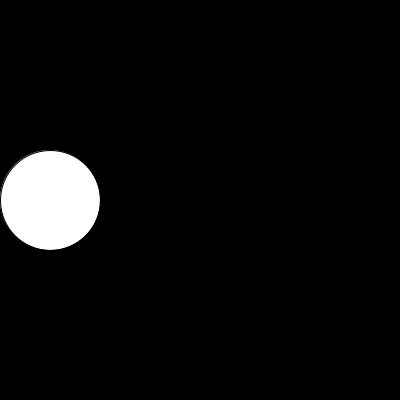
Frame 1 (no input)
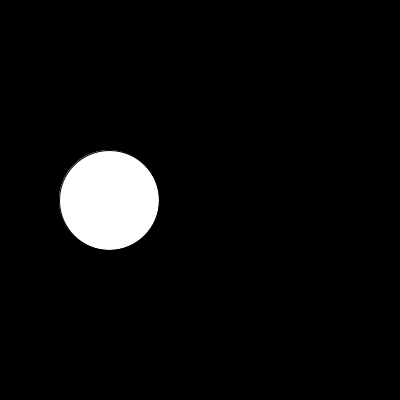
Frame 60 (the mouse pressed at the canvas centre just before this capture)
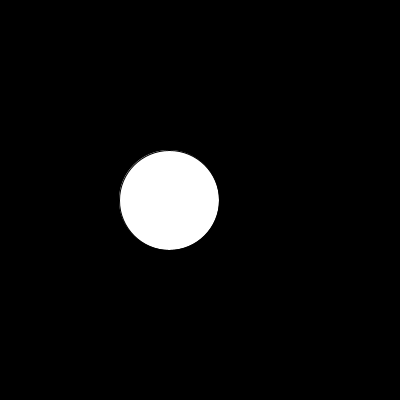
Frame 120 (the mouse held since frame 60 and released just before this capture)

The Processing sketch that drew these frames (run headless with seeded random() and noise(); from frame 60 on, the mouse is pressed at the canvas centre):

// Processing sketch: BouncingAnimation
// ── BouncingAnimation.pde
int x;
int velocity = 1;

void setup() {
  size(400, 400);
  x = 50;
}

void draw() {
  background(0);
  ellipse(x, 200, 100, 100);
  x = x + velocity;
  
  // Add if-statement here:
  if (x == width - 50) {
    velocity = -1 * velocity;
  }
  if (x == 0) {
    velocity = -1 * velocity;
  }
}
